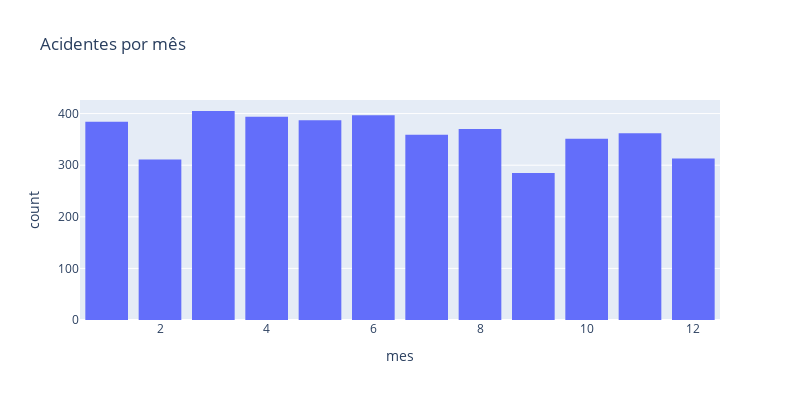

Write notebook code for a chart like this one.
### Code cell
plot_acidentes_with_filters(df_acidentes, 2016, [1, -1, -1, -1])

### Figure 1 — Plotly figure (JSON) as saved in the notebook; plotly's stock layout.template omitted (floating-point values rounded to 4 significant figures; data arrays with more than 128 entries replaced by an {"elided": "..."} marker saying what was removed)
{"data": [{"alignmentgroup": "True", "bingroup": "x", "hovertemplate": "mes=%{x}<br>count=%{y}<extra></extra>", "legendgroup": "", "marker": {"color": "#636efa", "pattern": {"shape": ""}}, "name": "", "offsetgroup": "", "orientation": "v", "showlegend": false, "type": "histogram", "x": {"elided": "4318 int values"}, "xaxis": "x", "yaxis": "y"}], "layout": {"bargap": 0.2, "barmode": "group", "height": 400, "legend": {"tracegroupgap": 0}, "showlegend": false, "title": {"text": "Acidentes por mês"}, "width": 800, "xaxis": {"anchor": "y", "domain": [0, 1], "title": {"text": "mes"}}, "yaxis": {"anchor": "x", "domain": [0, 1], "title": {"text": "count"}}}}
